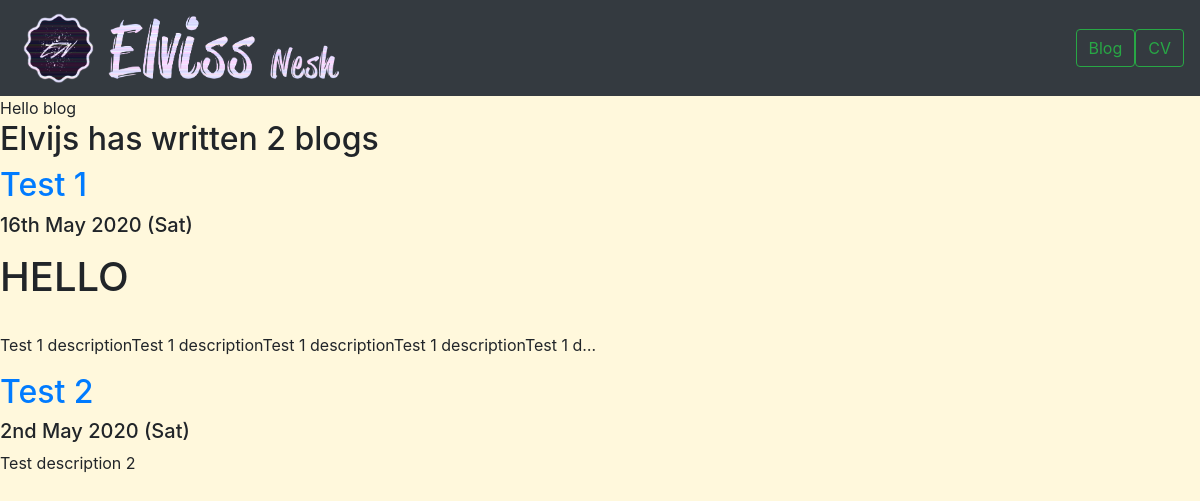
Screenshot of /blog/ with the database file from the repository.
### blog/models.py (models this page shows, shortened)
class Blog(models.Model):
    title = models.CharField(max_length=200)
    description = models.TextField(default="Enter description here")
    date = models.DateField()

### blog/views.py (the view)
# urls.py: path('', views.all_blogs, name="all_blogs"),
def all_blogs(request):
    blogs = Blog.objects.order_by('-date')
    return render(request, 'blog/all_blogs.html', {'blogs':blogs})

### blog/templates/blog/all_blogs.html
{%extends 'portfolio/base.html'%}
{% block content%}
Hello blog
<h2>Elvijs has written {{blogs.count}} blog{{ blogs.count|pluralize }}</h2>
{% for blog in blogs %}
<a href="{% url 'blog:detail' blog.id %}"><h2>{{ blog.title }}</h2></a>
<h5>{{ blog.date|date:' jS F Y (D)' }}</h5>
<p>{{ blog.description|safe|truncatechars:100 }}</p>
{% endfor %}
{% endblock %}

### portfolio/templates/portfolio/base.html (style rules this page uses)
body { background-color: cornsilk; }

### rows the page displays
Blog: title "Test 1", date "16th May 2020 (Sat)", description "HELLO Test 1 descriptionTest 1 descriptionTest 1 descriptionTest 1 descriptionTest 1 d…"
Blog: title "Test 2", date "2nd May 2020 (Sat)", description "Test description 2"

### other values shown
{{ blogs.count }} "2"
